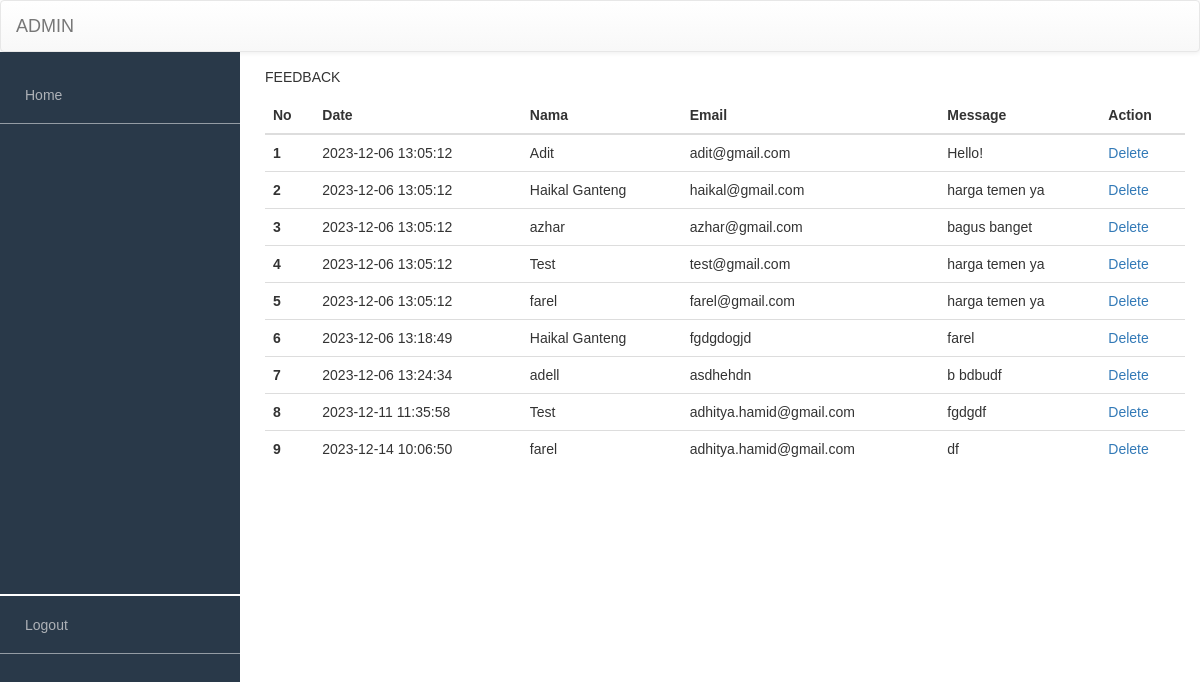
The app's page /login_admin/menu_admin/admin.php with its own data.
### tables this page shows
CREATE TABLE `feedback` (
  `id` int(11) NOT NULL,
  `nama` varchar(255) NOT NULL,
  `email` varchar(255) NOT NULL,
  `message` text NOT NULL,
  `timestamp` datetime NOT NULL DEFAULT current_timestamp()
);

### login_admin/menu_admin/admin.php (the view, shortened to what this page needs)
<?php include("../../koneksi.php"); ?>
<!DOCTYPE html>
<html lang="en">
<head>
   <link rel="stylesheet" href="https://maxcdn.bootstrapcdn.com/bootstrap/3.3.7/css/bootstrap.min.css"
>
   <link rel="stylesheet" href="https://maxcdn.bootstrapcdn.com/bootstrap/3.3.7/css/bootstrap-theme.min.css"
>
   <link rel="stylesheet" href="admin.css">
</head>
<body>
   <div class="wrapper">
      <nav class="navbar navbar-default">
         <div class="navbar-header">
            <a class="navbar-brand" href="admin.php">ADMIN</a>
         </div>
      </nav>
      <aside class="sidebar">
         <menu>
            <ul class="menu-content">
               <li><a href="admin.php"><i class="fa fa-home"></i> Home</a></li>
               <li><a href="logout.php"  onclick="return confirm('Apakah anda ingin keluar?')">Logout</a></li>
            </ul>
         </menu>
      </aside>
      <section class="content">
         <div class="inner">
            <p>
               FEEDBACK
            </p>
            <table class="table">
               <thead>
                  <tr>
                     <th scope="col">No</th>
                     <th scope="col">Date</th>
                     <th scope="col">Nama</th>
                     <th scope="col">Email</th>
                     <th scope="col">Message</th>
                     <th scope="col">Action</th>
                  </tr>
               </thead>
               <tbody class="table-group-divider">
                  <?php
                  $result = mysqli_query($conn, "SELECT * FROM feedback");
                  $i = 1;
                  while ($data = mysqli_fetch_assoc($result)):
                     ?>
                     <tr>
                        <th scope="row">
                           <?= $i ?>
                        </th>
                        <td>
                           <?= $data['timestamp'] ?>
                        </td>
                        <td>
                           <?= $data['nama'] ?>
                        </td>
                        <td>
                           <?= $data['email'] ?>
                        </td>
                        <td>
                           <?= $data['message'] ?>
                        </td>
                        <td>
                           <a href="delete.php?id=<?= $data['id'] ?>"
                              onclick="return confirm('Apakah Anda yakin ingin menghapus feedback ini?')">Delete</a>
                        </td>
                     </tr>
                     <?php
                     $i++;
                  endwhile; ?>
               </tbody>
            </table>
         </div>
      </section>
   </div>
</body>
</html>

### login_admin/menu_admin/admin.css (style rules this page uses)
body { font-family: 'Quicksand', sans-serif; }
.wrapper { width: 100%; height: 100%; }
.navbar { margin-bottom: 0; }
.sidebar { width: 100%; height: 100%; background: #293949; position: absolute; z-index: 100; }
.sidebar .menu-content li:last-child { margin-top: 470px; border-top: 2px solid white; }
td:last-child { color: red; }
ul { padding: 0; margin-left: -40px; }
ul li { list-style: none; border-bottom: 1px solid rgba(255, 255, 255, 0.5); }
ul li a { text-decoration: none; color: #aeb2b7; display: block; padding: 19px 0px 18px 25px; transition: all 200ms ease-in; }
@media (min-width: 768px) { .sidebar { width: 240px; } }
@media (min-width: 768px) { .content { margin-left: 250px; } }
@media (min-width: 768px) { .inner { padding: 15px; } }

### records on screen
feedback: timestamp "2023-12-06 13:05:12", nama "Adit", email "adit@gmail.com", message "Hello!"
feedback: timestamp "2023-12-06 13:05:12", nama "Haikal Ganteng", email "haikal@gmail.com", message "harga temen ya"
feedback: timestamp "2023-12-06 13:05:12", nama "azhar", email "azhar@gmail.com", message "bagus banget"
feedback: timestamp "2023-12-06 13:05:12", nama "Test", email "test@gmail.com", message "harga temen ya"
feedback: timestamp "2023-12-06 13:05:12", nama "farel", email "farel@gmail.com", message "harga temen ya"
feedback: timestamp "2023-12-06 13:18:49", nama "Haikal Ganteng", email "fgdgdogjd", message "farel"
feedback: timestamp "2023-12-06 13:24:34", nama "adell", email "asdhehdn", message "b bdbudf"
feedback: timestamp "2023-12-11 11:35:58", nama "Test", email "adhitya.hamid@gmail.com", message "fgdgdf"
feedback: timestamp "2023-12-14 10:06:50", nama "farel", email "adhitya.hamid@gmail.com", message "df"
